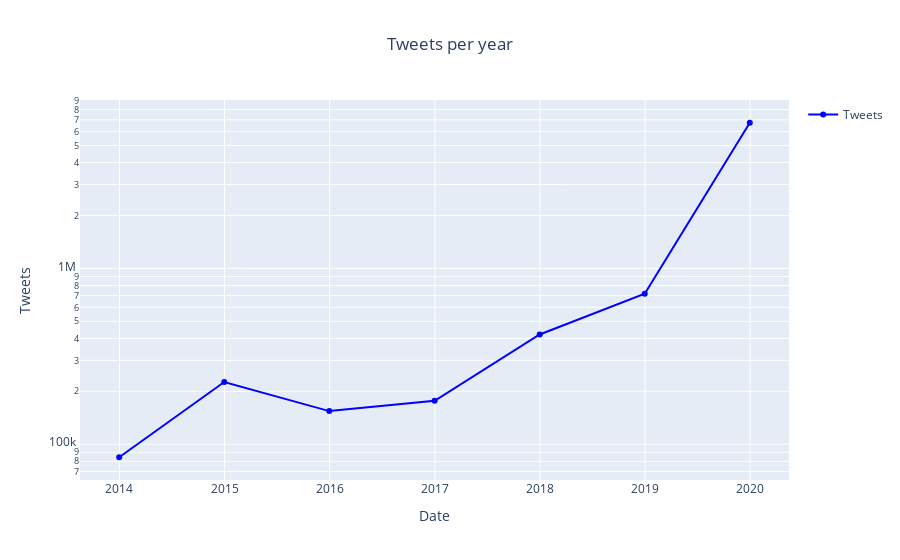

The cell this chart's notebook holds for it:
### Markdown cell above
## 7.12 Tweets per year

### Code cell
fig = go.Figure()

fig.add_trace(go.Scatter(
    x=df_per_year.timestamp,
    y=df_per_year.tweets,
    name = 'Tweets',
    marker=dict(color="blue"),
    showlegend=True
))
fig.update_layout(
    title="Tweets per year",
    title_x=0.5,
    xaxis_title="Date",
    yaxis_title="Tweets",
)
fig.update_yaxes(type='log')

### Figure 1 — Plotly figure (JSON) as saved in the notebook; plotly's stock layout.template omitted (floating-point values rounded to 4 significant figures)
{"data": [{"marker": {"color": "blue"}, "name": "Tweets", "showlegend": true, "type": "scatter", "x": ["2013-12-31T00:00:00", "2014-12-31T00:00:00", "2015-12-31T00:00:00", "2016-12-31T00:00:00", "2017-12-31T00:00:00", "2018-12-31T00:00:00", "2019-12-31T00:00:00"], "y": [84332, 225805, 154327, 176480, 421052, 718311, 6736567]}], "layout": {"title": {"text": "Tweets per year", "x": 0.5}, "xaxis": {"title": {"text": "Date"}}, "yaxis": {"title": {"text": "Tweets"}, "type": "log"}}}
